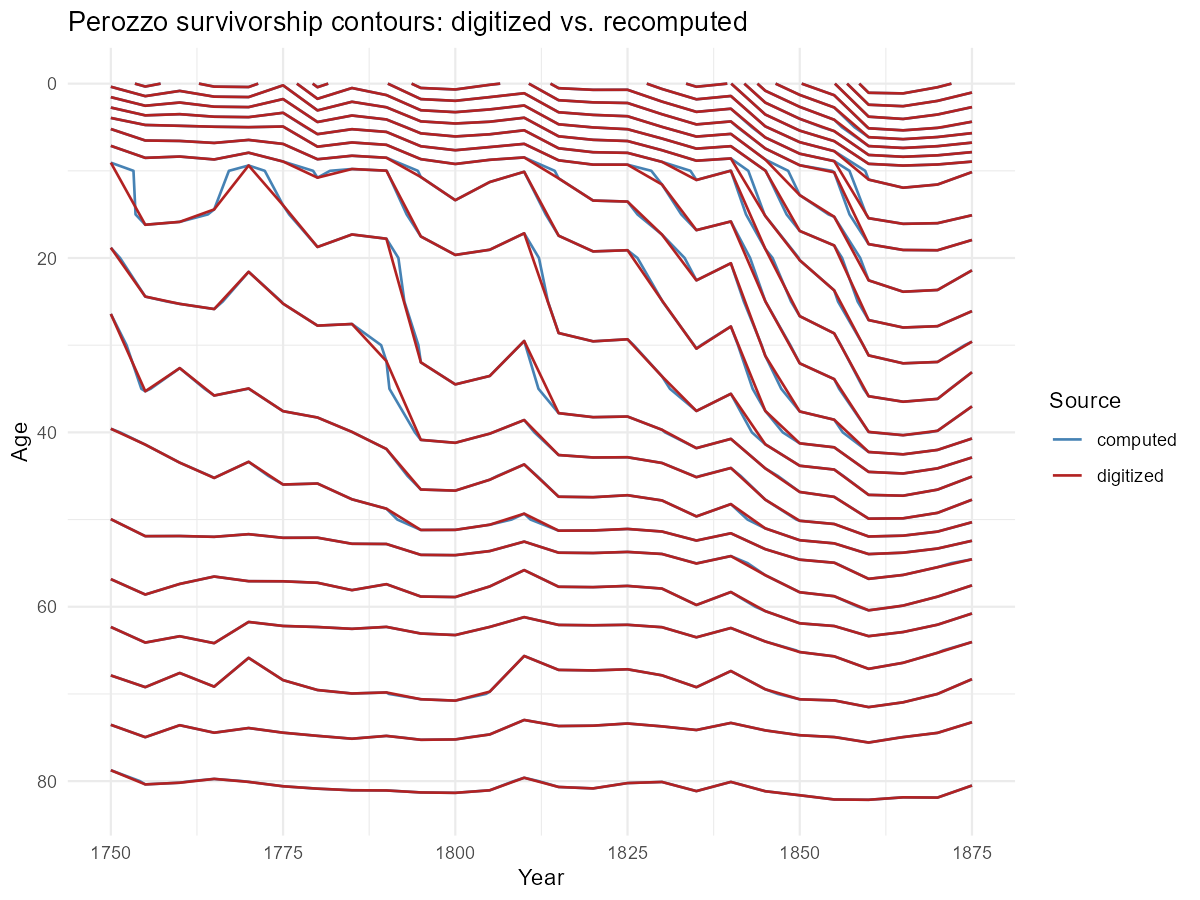

Write R code to recreate this figure.
# Compare the pre-computed contour segments in perozzo-contours.json against contours
# recomputed directly from the Perozzo grid, to check how closely they agree before deciding
# whether perozzo-contours.json is worth shipping as its own dataset (see issues/TASKS.md).

library(jsonlite)
library(dplyr)
library(ggplot2)

load("data/Perozzo.RData")
Pmat <- xtabs(Survivors ~ Year + Age, data = Perozzo)
years <- as.numeric(rownames(Pmat))
ages  <- as.numeric(colnames(Pmat))

## ---- digitized contours (from JSON) --------------------------------------

raw <- fromJSON("data-raw/perozzo-contours.json", simplifyVector = FALSE)

digitized <- bind_rows(lapply(seq_along(raw), function(i) {
  pts <- bind_rows(lapply(raw[[i]]$points, as.data.frame))
  data.frame(
    source  = "digitized",
    level   = raw[[i]]$level,
    segment = i,
    year    = pts$year,
    age     = pts$age
  )
}))

## ---- recomputed contours (base R, same levels) ----------------------------

levels_used <- sort(unique(digitized$level))
cl <- contourLines(years, ages, Pmat, levels = levels_used)

computed <- bind_rows(lapply(seq_along(cl), function(i) {
  data.frame(
    source  = "computed",
    level   = cl[[i]]$level,
    segment = i,
    year    = cl[[i]]$x,
    age     = cl[[i]]$y
  )
}))

both <- bind_rows(digitized, computed) |>
  mutate(group = paste(source, level, segment))

cat("digitized: ", length(unique(digitized$level)), "levels,",
    length(unique(digitized$segment)), "segments\n")
cat("computed:  ", length(unique(computed$level)), "levels,",
    length(unique(computed$segment)), "segments\n")

## ---- overlay plot ----------------------------------------------------------

p <- ggplot(both, aes(year, age, group = group, color = source)) +
  geom_path(linewidth = 0.6) +
  scale_color_manual(values = c(digitized = "firebrick", computed = "steelblue")) +
  scale_y_reverse() +
  labs(title = "Perozzo survivorship contours: digitized vs. recomputed",
       x = "Year", y = "Age", color = "Source") +
  theme_minimal()

ggsave("data-raw/Perozzo-contours-compare.png", p, width = 8, height = 6, dpi = 150)
print(p)

## ---- numeric comparison ----------------------------------------------------
## For each level, interpolate the computed contour's age onto the digitized contour's
## year values (per digitized segment) and summarize the age discrepancy.

compare_level <- function(lev) {
  dig <- filter(digitized, level == lev)
  comp <- filter(computed, level == lev)
  if (nrow(comp) == 0 || nrow(dig) == 0) {
    return(data.frame(level = lev, n_dig_pts = nrow(dig), n_comp_pts = nrow(comp),
                       mean_abs_diff = NA, max_abs_diff = NA))
  }
  # pool all computed segments at this level into one interpolation function
  comp_ord <- comp[order(comp$year), ]
  age_hat <- approx(comp_ord$year, comp_ord$age, xout = dig$year, rule = 1)$y
  diffs <- abs(dig$age - age_hat)
  data.frame(level = lev, n_dig_pts = nrow(dig), n_comp_pts = nrow(comp),
             mean_abs_diff = mean(diffs, na.rm = TRUE),
             max_abs_diff = max(diffs, na.rm = TRUE))
}

comparison <- bind_rows(lapply(levels_used, compare_level))
print(comparison, row.names = FALSE)

write.csv(comparison, "data-raw/Perozzo-contours-compare.csv", row.names = FALSE)
